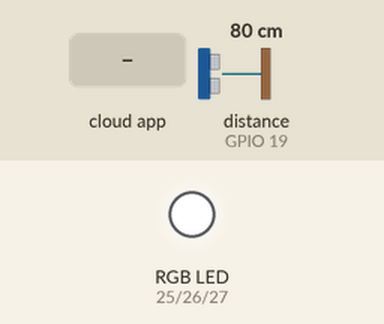
Recording of a sketch running on a simulated ESP32. On the bench: an RGB LED mixed from three pins (HIGH = lit). The test bench sets the inputs (shaded band); at power-on: distance to the obstacle (sensor on GPIO 19) 80 cm. The echo pulse lasts 58.3 µs per cm; WiFi joins after 1.5 s; servers stay silent unless stated; no MQTT or app messages arrive unless stated; pins used as bus, display or sensor lines are not drawn; what the sketch prints to the serial monitor is not drawn.

Above: at 2.7 s.
2.8 s: the phone or cloud app sets toggle to ON
At 3.3 s:
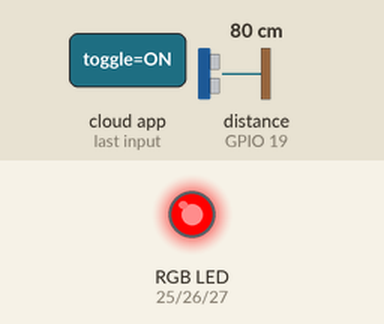
At 6.4 s:
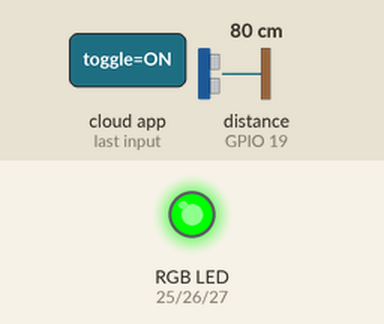
6.7 s: distance to the obstacle (sensor on GPIO 19) set to 33 cm
10.7 s: distance to the obstacle (sensor on GPIO 19) set to 29 cm
12.2 s: distance to the obstacle (sensor on GPIO 19) set to 12 cm
At 15.7 s:
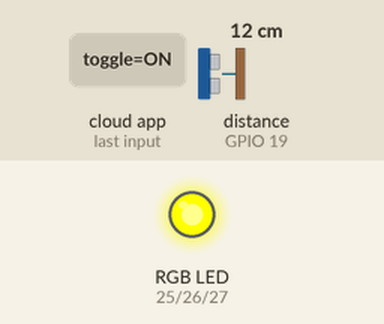
16.2 s: distance to the obstacle (sensor on GPIO 19) set to 9 cm
Timing chart, 0 to 19.2 s (numbered marks = the images above; inputs shaded):
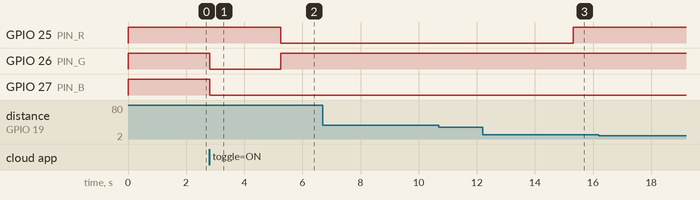

The sketch:

sketch_sep28d.ino
```cpp
#include <WiFi.h>
#include "WiFiClientSecure.h"
#include "Adafruit_MQTT.h"
#include "Adafruit_MQTT_Client.h"

// ---------------------- CONFIGURACIÓN WI-FI ----------------------
#define WLAN_SSID   "ARTEFACTOS"
#define WLAN_PASS   "87654321"

// ---------------------- CONFIGURACIÓN ADAFRUIT IO ----------------------
#define AIO_SERVER      "io.adafruit.com"
#define AIO_SERVERPORT  1883
#define AIO_USERNAME    "CarlosCruz99"
#define AIO_KEY         ""           //(no la subas a repositorio)

// ---------------------- PINES ----------------------
#define TRIG_PIN  18
#define ECHO_PIN  19
#define PIN_R     25
#define PIN_G     26
#define PIN_B     27

// ---------------------- AJUSTES ----------------------
#define RGB_ANODO_COMUN  false
#define PWM_FREQ         5000
#define PWM_RES          8
#define INTERVALO_PUBLICAR_MS 5000  // Adafruit gratis limita los datos por minuto: no bajar de 4-5 s
#define DIST_CERCA_CM    10
#define DIST_MEDIA_CM    30

// ---------------------- CLIENTE MQTT Y FEED ----------------------
WiFiClient client;
Adafruit_MQTT_Client mqtt(&client, AIO_SERVER, AIO_SERVERPORT, AIO_USERNAME, AIO_KEY);

// Publicar
Adafruit_MQTT_Publish feedDistancia = Adafruit_MQTT_Publish(&mqtt, AIO_USERNAME "/feeds/distancia");

//Suscribir
Adafruit_MQTT_Subscribe feedToggle = Adafruit_MQTT_Subscribe(&mqtt, AIO_USERNAME "/feeds/toggle");

// ---------------------- ESTADO ----------------------
bool ledEncendido=false;
float ultimaDistancia = -1;             // última lectura válida (cm)
unsigned long ultimoPublicar = 0;
unsigned long ultimoPing = 0;

// ---------------------- PROTOTIPOS ----------------------
void conectarWiFi();
void conectarMQTT();
float leerDistanciaCm();
float distanciaPromedio(int muestras);
void escribirRGB(uint8_t r, uint8_t g, uint8_t b);
void actualizarLED();

// =====================================================================
void setup() {
  Serial.begin(115200);
  delay(10);

  pinMode(TRIG_PIN, OUTPUT);
  pinMode(ECHO_PIN, INPUT);

  ledcAttach(PIN_R, PWM_FREQ, PWM_RES);
  ledcAttach(PIN_G, PWM_FREQ, PWM_RES);
  ledcAttach(PIN_B, PWM_FREQ, PWM_RES);

  escribirRGB(255, 255, 255);

  conectarWiFi();

  mqtt.subscribe(&feedToggle);
}

// =====================================================================
void loop() {
  conectarMQTT();   // mantiene la conexión con Adafruit (reconecta si se cae)

  Adafruit_MQTT_Subscribe *sub;

  while ((sub=mqtt.readSubscription(200))) {
    if(sub==&feedToggle) {
      const char *msg=(char *)feedToggle.lastread;
      ledEncendido=(strcmp(msg, "ON")==0);
      Serial.print("boton-led: "); Serial.println(msg);
      actualizarLED();
    }
  }

  // Leer el ultrasónico y publicar cada cierto tiempo
  if (millis() - ultimoPublicar >= INTERVALO_PUBLICAR_MS) {
    ultimoPublicar = millis();

    float d = distanciaPromedio(5);
    if (d > 0) {
      ultimaDistancia = d;
      Serial.print("Distancia: "); Serial.print(d, 1); Serial.println(" cm");

      if (!feedDistancia.publish(d)) {
        Serial.println("Error al publicar la distancia");
      }
    } else {
      Serial.println("Lectura fuera de rango o sin eco");
    }

    actualizarLED();   // el color depende de la última distancia leída
  }

  // Mantener viva la conexión MQTT
  if (millis() - ultimoPing >= 30000) {
    ultimoPing = millis();
    mqtt.ping();
  }
}

// =====================================================================
//  ULTRASÓNICO HC-SR04
// =====================================================================
float leerDistanciaCm() {
  digitalWrite(TRIG_PIN, LOW);
  delayMicroseconds(2);
  digitalWrite(TRIG_PIN, HIGH);
  delayMicroseconds(10);
  digitalWrite(TRIG_PIN, LOW);

  long duracion = pulseIn(ECHO_PIN, HIGH, 30000);
  if (duracion == 0) return -1;   // no hubo eco

  float distancia = ((0.0343*duracion)/2);

  // Rango útil del sensor: 2 a 100 cm
  if (distancia < 2 || distancia > 100) return -1;
  return distancia;
}

// Promedia varias lecturas para reducir el ruido
float distanciaPromedio(int muestras) {
  float suma = 0;
  int validas = 0;
  for (int i = 0; i < muestras; i++) {
    float d = leerDistanciaCm();
    if (d > 0) { suma += d; validas++; }
    delay(40);   // espera entre mediciones para que no se mezclen los ecos
  }
  return (validas > 0) ? suma / validas : -1;
}

// =====================================================================
//  LED RGB
// =====================================================================
void escribirRGB(uint8_t r, uint8_t g, uint8_t b) {
  if (RGB_ANODO_COMUN) {
    r = 255 - r;  g = 255 - g;  b = 255 - b;
  }
  ledcWrite(PIN_R, r);
  ledcWrite(PIN_G, g);
  ledcWrite(PIN_B, b);
}

// El color debe cambiar solo según la última distancia leída.
void actualizarLED() {
  if (ledEncendido==false) {
    escribirRGB(0, 0, 0);
    return;
  }

  if (ultimaDistancia<=DIST_CERCA_CM) {
    escribirRGB(255, 0, 0);
  } else if (ultimaDistancia>DIST_CERCA_CM&&ultimaDistancia<=DIST_MEDIA_CM) {
    escribirRGB(255, 255, 0);
  } else {
    escribirRGB(0, 255, 0);
  }
}

// =====================================================================
//  CONEXIONES
// =====================================================================
void conectarWiFi() {
  Serial.print("Conectando a "); Serial.println(WLAN_SSID);
  WiFi.begin(WLAN_SSID, WLAN_PASS);
  while (WiFi.status() != WL_CONNECTED) {
    delay(500);
    Serial.print(".");
  }
  Serial.println();
  Serial.print("WiFi conectado. IP: "); Serial.println(WiFi.localIP());
}

void conectarMQTT() {
  if (mqtt.connected()) return;

  Serial.print("Conectando a Adafruit IO... ");
  int8_t ret;
  uint8_t intentos = 3;
  while ((ret = mqtt.connect()) != 0) {
    Serial.println(mqtt.connectErrorString(ret));
    Serial.println("Reintentando en 5 segundos...");
    mqtt.disconnect();
    delay(5000);
    if (--intentos == 0) {
      Serial.println("No se pudo conectar. Reiniciando la ESP32...");
      ESP.restart();
    }
  }
  Serial.println("¡Conectado a Adafruit IO!");
}
```

Measured:
- after the input at 2.8 s, GPIO 26 (PIN_G), GPIO 27 (PIN_B): HIGH → LOW after 0.01 s instead of 2.6 s
- after the input at 6.7 s, every drawn part: stays the same
- after the input at 10.7 s, every drawn part: stays the same
- after the input at 16.2 s, every drawn part: stays the same
